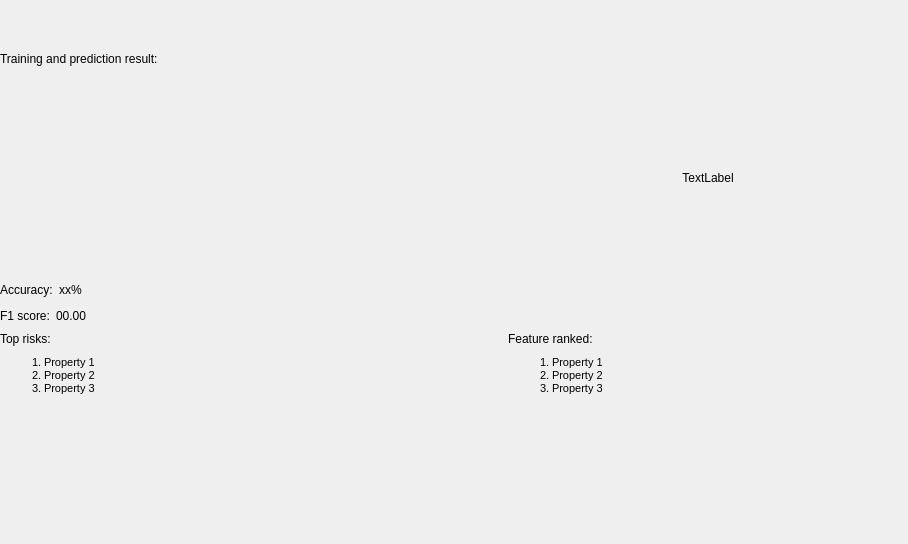
<?xml version="1.0" encoding="UTF-8"?>
<ui version="4.0">
 <class>Form</class>
 <widget class="QWidget" name="Form">
  <property name="geometry">
   <rect>
    <x>0</x>
    <y>0</y>
    <width>908</width>
    <height>544</height>
   </rect>
  </property>
  <property name="windowTitle">
   <string>Form</string>
  </property>
  <layout class="QGridLayout" name="gridLayout_2">
   <property name="leftMargin">
    <number>0</number>
   </property>
   <property name="topMargin">
    <number>0</number>
   </property>
   <property name="rightMargin">
    <number>0</number>
   </property>
   <property name="bottomMargin">
    <number>0</number>
   </property>
   <item row="0" column="0">
    <layout class="QVBoxLayout" name="verticalLayout">
     <item>
      <widget class="QLabel" name="label">
       <property name="sizePolicy">
        <sizepolicy hsizetype="Minimum" vsizetype="Minimum">
         <horstretch>0</horstretch>
         <verstretch>0</verstretch>
        </sizepolicy>
       </property>
       <property name="text">
        <string>Training and prediction result:</string>
       </property>
      </widget>
     </item>
     <item>
      <layout class="QGridLayout" name="gridLayout" rowminimumheight="0" columnminimumwidth="400,400">
       <property name="sizeConstraint">
        <enum>QLayout::SetFixedSize</enum>
       </property>
       <item row="0" column="0">
        <layout class="QVBoxLayout" name="verticalLayout_3" stretch="0,0,0,0,0,0">
         <property name="sizeConstraint">
          <enum>QLayout::SetFixedSize</enum>
         </property>
         <item>
          <layout class="QVBoxLayout" name="rocLayout"/>
         </item>
         <item>
          <widget class="PlotWidget" name="rocCurveGraph" native="true">
           <property name="minimumSize">
            <size>
             <width>0</width>
             <height>150</height>
            </size>
           </property>
          </widget>
         </item>
         <item>
          <layout class="QHBoxLayout" name="horizontalLayout">
           <item>
            <widget class="QLabel" name="label_3">
             <property name="text">
              <string>Accuracy:</string>
             </property>
            </widget>
           </item>
           <item>
            <widget class="QLabel" name="accuracyLabel">
             <property name="text">
              <string>xx%</string>
             </property>
            </widget>
           </item>
           <item>
            <spacer name="horizontalSpacer">
             <property name="orientation">
              <enum>Qt::Horizontal</enum>
             </property>
             <property name="sizeHint" stdset="0">
              <size>
               <width>40</width>
               <height>20</height>
              </size>
             </property>
            </spacer>
           </item>
          </layout>
         </item>
         <item>
          <layout class="QHBoxLayout" name="horizontalLayout_3">
           <item>
            <widget class="QLabel" name="label_4">
             <property name="text">
              <string>F1 score:</string>
             </property>
            </widget>
           </item>
           <item>
            <widget class="QLabel" name="f1Label">
             <property name="text">
              <string>00.00</string>
             </property>
            </widget>
           </item>
           <item>
            <spacer name="horizontalSpacer_2">
             <property name="orientation">
              <enum>Qt::Horizontal</enum>
             </property>
             <property name="sizeHint" stdset="0">
              <size>
               <width>40</width>
               <height>20</height>
              </size>
             </property>
            </spacer>
           </item>
          </layout>
         </item>
         <item>
          <widget class="QLabel" name="label_5">
           <property name="text">
            <string>Top risks:</string>
           </property>
           <property name="alignment">
            <set>Qt::AlignBottom|Qt::AlignLeading|Qt::AlignLeft</set>
           </property>
          </widget>
         </item>
         <item>
          <widget class="QTextEdit" name="topRiskEdit">
           <property name="sizePolicy">
            <sizepolicy hsizetype="Minimum" vsizetype="Minimum">
             <horstretch>0</horstretch>
             <verstretch>0</verstretch>
            </sizepolicy>
           </property>
           <property name="styleSheet">
            <string notr="true">border: 0;
background: transparent;</string>
           </property>
           <property name="readOnly">
            <bool>true</bool>
           </property>
           <property name="html">
            <string>&lt;!DOCTYPE HTML PUBLIC &quot;-//W3C//DTD HTML 4.0//EN&quot; &quot;http://www.w3.org/TR/REC-html40/strict.dtd&quot;&gt;
&lt;html&gt;&lt;head&gt;&lt;meta name=&quot;qrichtext&quot; content=&quot;1&quot; /&gt;&lt;meta charset=&quot;utf-8&quot; /&gt;&lt;style type=&quot;text/css&quot;&gt;
p, li { white-space: pre-wrap; }
&lt;/style&gt;&lt;/head&gt;&lt;body style=&quot; font-family:'.AppleSystemUIFont'; font-size:13pt; font-weight:400; font-style:normal;&quot;&gt;
&lt;ol style=&quot;margin-top: 0px; margin-bottom: 0px; margin-left: 0px; margin-right: 0px; -qt-list-indent: 1;&quot;&gt;&lt;li style=&quot; font-family:'MS Shell Dlg 2'; font-size:8pt;&quot; style=&quot; margin-top:12px; margin-bottom:0px; margin-left:0px; margin-right:0px; -qt-block-indent:0; text-indent:0px;&quot;&gt;Property 1 &lt;/li&gt;
&lt;li style=&quot; font-family:'MS Shell Dlg 2'; font-size:8pt;&quot; style=&quot; margin-top:0px; margin-bottom:0px; margin-left:0px; margin-right:0px; -qt-block-indent:0; text-indent:0px;&quot;&gt;Property 2 &lt;/li&gt;
&lt;li style=&quot; font-family:'MS Shell Dlg 2'; font-size:8pt;&quot; style=&quot; margin-top:0px; margin-bottom:0px; margin-left:0px; margin-right:0px; -qt-block-indent:0; text-indent:0px;&quot;&gt;Property 3 &lt;/li&gt;&lt;/ol&gt;
&lt;p style=&quot;-qt-paragraph-type:empty; margin-top:0px; margin-bottom:0px; margin-left:0px; margin-right:0px; -qt-block-indent:0; text-indent:0px; font-family:'MS Shell Dlg 2'; font-size:8pt;&quot;&gt;&lt;br /&gt;&lt;/p&gt;&lt;/body&gt;&lt;/html&gt;</string>
           </property>
          </widget>
         </item>
        </layout>
       </item>
       <item row="0" column="1">
        <layout class="QVBoxLayout" name="verticalLayout_2">
         <item>
          <layout class="QVBoxLayout" name="confusionMatrixLayout">
           <item>
            <widget class="QLabel" name="confusionMatrixLabel">
             <property name="minimumSize">
              <size>
               <width>0</width>
               <height>0</height>
              </size>
             </property>
             <property name="text">
              <string>TextLabel</string>
             </property>
             <property name="scaledContents">
              <bool>true</bool>
             </property>
             <property name="alignment">
              <set>Qt::AlignCenter</set>
             </property>
            </widget>
           </item>
          </layout>
         </item>
         <item>
          <widget class="QLabel" name="label_2">
           <property name="sizePolicy">
            <sizepolicy hsizetype="Minimum" vsizetype="Minimum">
             <horstretch>0</horstretch>
             <verstretch>0</verstretch>
            </sizepolicy>
           </property>
           <property name="text">
            <string>Feature ranked:</string>
           </property>
           <property name="alignment">
            <set>Qt::AlignBottom|Qt::AlignLeading|Qt::AlignLeft</set>
           </property>
          </widget>
         </item>
         <item>
          <widget class="QTextEdit" name="featureImportanceEdit">
           <property name="sizePolicy">
            <sizepolicy hsizetype="Minimum" vsizetype="Minimum">
             <horstretch>0</horstretch>
             <verstretch>0</verstretch>
            </sizepolicy>
           </property>
           <property name="styleSheet">
            <string notr="true">border: 0;
background: transparent;</string>
           </property>
           <property name="readOnly">
            <bool>true</bool>
           </property>
           <property name="html">
            <string>&lt;!DOCTYPE HTML PUBLIC &quot;-//W3C//DTD HTML 4.0//EN&quot; &quot;http://www.w3.org/TR/REC-html40/strict.dtd&quot;&gt;
&lt;html&gt;&lt;head&gt;&lt;meta name=&quot;qrichtext&quot; content=&quot;1&quot; /&gt;&lt;meta charset=&quot;utf-8&quot; /&gt;&lt;style type=&quot;text/css&quot;&gt;
p, li { white-space: pre-wrap; }
&lt;/style&gt;&lt;/head&gt;&lt;body style=&quot; font-family:'.AppleSystemUIFont'; font-size:13pt; font-weight:400; font-style:normal;&quot;&gt;
&lt;ol style=&quot;margin-top: 0px; margin-bottom: 0px; margin-left: 0px; margin-right: 0px; -qt-list-indent: 1;&quot;&gt;&lt;li style=&quot; font-family:'MS Shell Dlg 2'; font-size:8pt;&quot; style=&quot; margin-top:12px; margin-bottom:0px; margin-left:0px; margin-right:0px; -qt-block-indent:0; text-indent:0px;&quot;&gt;Property 1 &lt;/li&gt;
&lt;li style=&quot; font-family:'MS Shell Dlg 2'; font-size:8pt;&quot; style=&quot; margin-top:0px; margin-bottom:0px; margin-left:0px; margin-right:0px; -qt-block-indent:0; text-indent:0px;&quot;&gt;Property 2 &lt;/li&gt;
&lt;li style=&quot; font-family:'MS Shell Dlg 2'; font-size:8pt;&quot; style=&quot; margin-top:0px; margin-bottom:0px; margin-left:0px; margin-right:0px; -qt-block-indent:0; text-indent:0px;&quot;&gt;Property 3 &lt;/li&gt;&lt;/ol&gt;
&lt;p style=&quot;-qt-paragraph-type:empty; margin-top:0px; margin-bottom:0px; margin-left:0px; margin-right:0px; -qt-block-indent:0; text-indent:0px; font-family:'MS Shell Dlg 2'; font-size:8pt;&quot;&gt;&lt;br /&gt;&lt;/p&gt;&lt;/body&gt;&lt;/html&gt;</string>
           </property>
          </widget>
         </item>
        </layout>
       </item>
      </layout>
     </item>
    </layout>
   </item>
  </layout>
 </widget>
 <customwidgets>
  <customwidget>
   <class>PlotWidget</class>
   <extends>QWidget</extends>
   <header location="global">pyqtgraph</header>
   <container>1</container>
  </customwidget>
 </customwidgets>
 <resources/>
 <connections/>
</ui>
